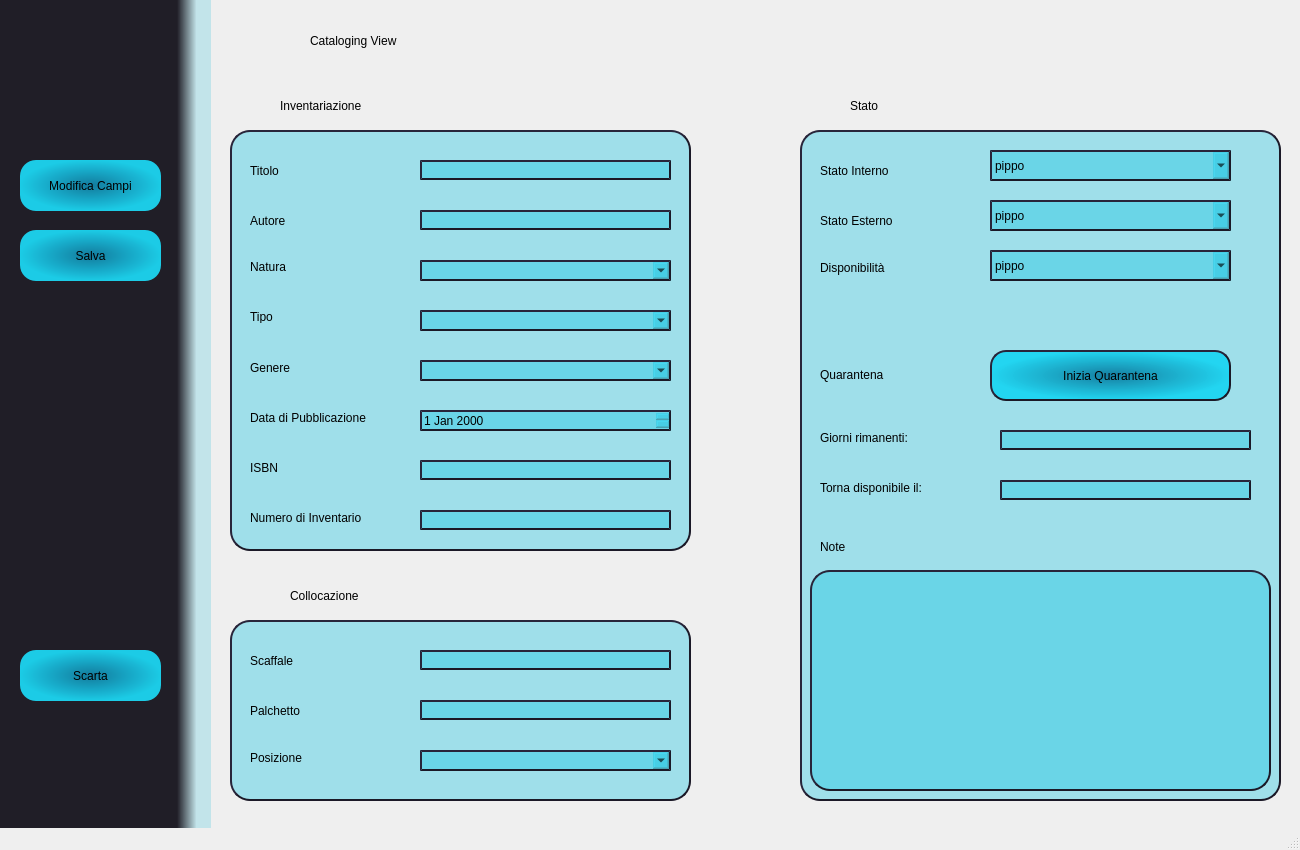
<?xml version="1.0" encoding="UTF-8"?>
<ui version="4.0">
 <class>Home</class>
 <widget class="QMainWindow" name="Home">
  <property name="geometry">
   <rect>
    <x>0</x>
    <y>0</y>
    <width>1300</width>
    <height>850</height>
   </rect>
  </property>
  <property name="minimumSize">
   <size>
    <width>760</width>
    <height>850</height>
   </size>
  </property>
  <property name="maximumSize">
   <size>
    <width>1300</width>
    <height>1500</height>
   </size>
  </property>
  <property name="windowTitle">
   <string>Babelib</string>
  </property>
  <widget class="QWidget" name="centralwidget">
   <widget class="QFrame" name="frame_2">
    <property name="geometry">
     <rect>
      <x>0</x>
      <y>0</y>
      <width>211</width>
      <height>1281</height>
     </rect>
    </property>
    <property name="styleSheet">
     <string notr="true">border:none;
background-color:qlineargradient(spread:pad, x1:0.83936, y1:0, x2:1, y2:0, stop:0 rgba(32, 30, 39, 255), stop:0.571429 rgba(0, 178, 210, 48));
</string>
    </property>
    <property name="frameShape">
     <enum>QFrame::StyledPanel</enum>
    </property>
    <property name="frameShadow">
     <enum>QFrame::Raised</enum>
    </property>
    <widget class="QLabel" name="logoImage">
     <property name="geometry">
      <rect>
       <x>50</x>
       <y>20</y>
       <width>91</width>
       <height>81</height>
      </rect>
     </property>
     <property name="styleSheet">
      <string notr="true">background-color:transparent;</string>
     </property>
     <property name="text">
      <string/>
     </property>
     <property name="textFormat">
      <enum>Qt::RichText</enum>
     </property>
     <property name="pixmap">
      <pixmap>../img/Babelib.icns</pixmap>
     </property>
     <property name="scaledContents">
      <bool>true</bool>
     </property>
    </widget>
    <widget class="QPushButton" name="returnButton">
     <property name="geometry">
      <rect>
       <x>40</x>
       <y>730</y>
       <width>71</width>
       <height>51</height>
      </rect>
     </property>
     <property name="styleSheet">
      <string notr="true">background-color:transparent;</string>
     </property>
     <property name="text">
      <string/>
     </property>
     <property name="icon">
      <iconset>
       <normaloff>../img/go back.png</normaloff>../img/go back.png</iconset>
     </property>
     <property name="iconSize">
      <size>
       <width>40</width>
       <height>40</height>
      </size>
     </property>
    </widget>
    <widget class="QPushButton" name="editButton">
     <property name="geometry">
      <rect>
       <x>20</x>
       <y>160</y>
       <width>141</width>
       <height>51</height>
      </rect>
     </property>
     <property name="styleSheet">
      <string notr="true">border-radius:16px;
background-color:qradialgradient(spread:pad, cx:0.499926, cy:0.5, radius:0.5, fx:0.5, fy:0.5, stop:0 rgba(18, 125, 160, 249), stop:1 rgba(27, 213, 241, 241));</string>
     </property>
     <property name="text">
      <string>Modifica Campi</string>
     </property>
     <property name="icon">
      <iconset>
       <normaloff>../img/edit.png</normaloff>../img/edit.png</iconset>
     </property>
     <property name="iconSize">
      <size>
       <width>30</width>
       <height>30</height>
      </size>
     </property>
    </widget>
    <widget class="QPushButton" name="saveButton">
     <property name="geometry">
      <rect>
       <x>20</x>
       <y>230</y>
       <width>141</width>
       <height>51</height>
      </rect>
     </property>
     <property name="styleSheet">
      <string notr="true">border-radius:16px;
background-color:qradialgradient(spread:pad, cx:0.499926, cy:0.5, radius:0.5, fx:0.5, fy:0.5, stop:0 rgba(18, 125, 160, 249), stop:1 rgba(27, 213, 241, 241));</string>
     </property>
     <property name="text">
      <string>Salva</string>
     </property>
     <property name="icon">
      <iconset>
       <normaloff>../img/save.png</normaloff>../img/save.png</iconset>
     </property>
     <property name="iconSize">
      <size>
       <width>30</width>
       <height>30</height>
      </size>
     </property>
    </widget>
    <widget class="QPushButton" name="saveButton_2">
     <property name="geometry">
      <rect>
       <x>20</x>
       <y>650</y>
       <width>141</width>
       <height>51</height>
      </rect>
     </property>
     <property name="styleSheet">
      <string notr="true">border-radius:16px;
background-color:qradialgradient(spread:pad, cx:0.499926, cy:0.5, radius:0.5, fx:0.5, fy:0.5, stop:0 rgba(18, 125, 160, 249), stop:1 rgba(27, 213, 241, 241));</string>
     </property>
     <property name="text">
      <string>Scarta</string>
     </property>
     <property name="icon">
      <iconset>
       <normaloff>../img/delete.png</normaloff>../img/delete.png</iconset>
     </property>
     <property name="iconSize">
      <size>
       <width>30</width>
       <height>30</height>
      </size>
     </property>
    </widget>
   </widget>
   <widget class="QLabel" name="background">
    <property name="geometry">
     <rect>
      <x>140</x>
      <y>-10</y>
      <width>1381</width>
      <height>841</height>
     </rect>
    </property>
    <property name="text">
     <string/>
    </property>
    <property name="textFormat">
     <enum>Qt::RichText</enum>
    </property>
    <property name="pixmap">
     <pixmap>../img/background_blur.jpg</pixmap>
    </property>
    <property name="scaledContents">
     <bool>true</bool>
    </property>
   </widget>
   <widget class="QLabel" name="catalogingViewLabel">
    <property name="geometry">
     <rect>
      <x>310</x>
      <y>30</y>
      <width>141</width>
      <height>21</height>
     </rect>
    </property>
    <property name="styleSheet">
     <string notr="true">font: bold 13pt &quot;&quot;;
</string>
    </property>
    <property name="text">
     <string>Cataloging View</string>
    </property>
   </widget>
   <widget class="QLabel" name="catalogingViewImage">
    <property name="geometry">
     <rect>
      <x>240</x>
      <y>20</y>
      <width>51</width>
      <height>51</height>
     </rect>
    </property>
    <property name="text">
     <string/>
    </property>
    <property name="pixmap">
     <pixmap>../img/Icona Catalogazione.png</pixmap>
    </property>
    <property name="scaledContents">
     <bool>true</bool>
    </property>
   </widget>
   <widget class="QLabel" name="inventaryLabel">
    <property name="geometry">
     <rect>
      <x>280</x>
      <y>90</y>
      <width>131</width>
      <height>31</height>
     </rect>
    </property>
    <property name="styleSheet">
     <string notr="true">font: 75 bold 12pt &quot;Arial&quot;;</string>
    </property>
    <property name="text">
     <string>Inventariazione</string>
    </property>
   </widget>
   <widget class="QLabel" name="inventaryImage">
    <property name="geometry">
     <rect>
      <x>240</x>
      <y>90</y>
      <width>31</width>
      <height>31</height>
     </rect>
    </property>
    <property name="text">
     <string/>
    </property>
    <property name="pixmap">
     <pixmap>../img/book.png</pixmap>
    </property>
    <property name="scaledContents">
     <bool>true</bool>
    </property>
   </widget>
   <widget class="QFrame" name="frame_11">
    <property name="geometry">
     <rect>
      <x>230</x>
      <y>130</y>
      <width>461</width>
      <height>421</height>
     </rect>
    </property>
    <property name="minimumSize">
     <size>
      <width>0</width>
      <height>1</height>
     </size>
    </property>
    <property name="styleSheet">
     <string notr="true">border-radius: 20px;
border-style: outset;
border-width: 2px;
border-color:rgb(27,25,39);
background-color:rgba(0, 192, 225, 85)</string>
    </property>
    <property name="frameShape">
     <enum>QFrame::StyledPanel</enum>
    </property>
    <property name="frameShadow">
     <enum>QFrame::Raised</enum>
    </property>
    <widget class="QLabel" name="titleLabel">
     <property name="geometry">
      <rect>
       <x>20</x>
       <y>30</y>
       <width>41</width>
       <height>21</height>
      </rect>
     </property>
     <property name="styleSheet">
      <string notr="true">font: 75 bold 11pt &quot;Arial&quot;;
border:none;
background-color:none;</string>
     </property>
     <property name="text">
      <string>Titolo</string>
     </property>
    </widget>
    <widget class="QLabel" name="authorLabel">
     <property name="geometry">
      <rect>
       <x>20</x>
       <y>80</y>
       <width>47</width>
       <height>21</height>
      </rect>
     </property>
     <property name="styleSheet">
      <string notr="true">font: 75 bold 11pt &quot;Arial&quot;;
border:none;
background-color:none;</string>
     </property>
     <property name="text">
      <string>Autore</string>
     </property>
    </widget>
    <widget class="QLabel" name="natureLabel">
     <property name="geometry">
      <rect>
       <x>20</x>
       <y>130</y>
       <width>47</width>
       <height>13</height>
      </rect>
     </property>
     <property name="styleSheet">
      <string notr="true">font: 75 bold 11pt &quot;Arial&quot;;
border:none;
background-color:none;</string>
     </property>
     <property name="text">
      <string>Natura</string>
     </property>
    </widget>
    <widget class="QLabel" name="typeLabel">
     <property name="geometry">
      <rect>
       <x>20</x>
       <y>180</y>
       <width>47</width>
       <height>13</height>
      </rect>
     </property>
     <property name="styleSheet">
      <string notr="true">font: 75 bold 11pt &quot;Arial&quot;;
border:none;
background-color:none;</string>
     </property>
     <property name="text">
      <string>Tipo</string>
     </property>
    </widget>
    <widget class="QLabel" name="genreLabel">
     <property name="geometry">
      <rect>
       <x>20</x>
       <y>230</y>
       <width>61</width>
       <height>16</height>
      </rect>
     </property>
     <property name="styleSheet">
      <string notr="true">font: 75 bold 11pt &quot;Arial&quot;;
border:none;
background-color:none;</string>
     </property>
     <property name="text">
      <string>Genere</string>
     </property>
    </widget>
    <widget class="QLabel" name="dateLabel">
     <property name="geometry">
      <rect>
       <x>20</x>
       <y>280</y>
       <width>161</width>
       <height>16</height>
      </rect>
     </property>
     <property name="styleSheet">
      <string notr="true">font: 75 bold 11pt &quot;Arial&quot;;
border:none;
background-color:none;</string>
     </property>
     <property name="text">
      <string>Data di Pubblicazione</string>
     </property>
    </widget>
    <widget class="QLabel" name="ISBNLabel">
     <property name="geometry">
      <rect>
       <x>20</x>
       <y>330</y>
       <width>131</width>
       <height>16</height>
      </rect>
     </property>
     <property name="styleSheet">
      <string notr="true">font: 75 bold 11pt &quot;Arial&quot;;
border:none;
background-color:none;</string>
     </property>
     <property name="text">
      <string>ISBN</string>
     </property>
    </widget>
    <widget class="QLabel" name="ninventaryLabe">
     <property name="geometry">
      <rect>
       <x>20</x>
       <y>380</y>
       <width>151</width>
       <height>16</height>
      </rect>
     </property>
     <property name="styleSheet">
      <string notr="true">font: 75 bold 11pt &quot;Arial&quot;;
border:none;
background-color:none;</string>
     </property>
     <property name="text">
      <string>Numero di Inventario</string>
     </property>
    </widget>
    <widget class="QLineEdit" name="title">
     <property name="geometry">
      <rect>
       <x>190</x>
       <y>30</y>
       <width>251</width>
       <height>20</height>
      </rect>
     </property>
    </widget>
    <widget class="QLineEdit" name="author">
     <property name="geometry">
      <rect>
       <x>190</x>
       <y>80</y>
       <width>251</width>
       <height>20</height>
      </rect>
     </property>
    </widget>
    <widget class="QComboBox" name="nature">
     <property name="geometry">
      <rect>
       <x>190</x>
       <y>130</y>
       <width>251</width>
       <height>21</height>
      </rect>
     </property>
    </widget>
    <widget class="QComboBox" name="type">
     <property name="geometry">
      <rect>
       <x>190</x>
       <y>180</y>
       <width>251</width>
       <height>21</height>
      </rect>
     </property>
    </widget>
    <widget class="QComboBox" name="gnre">
     <property name="geometry">
      <rect>
       <x>190</x>
       <y>230</y>
       <width>251</width>
       <height>21</height>
      </rect>
     </property>
    </widget>
    <widget class="QDateEdit" name="publicationDate">
     <property name="geometry">
      <rect>
       <x>190</x>
       <y>280</y>
       <width>251</width>
       <height>21</height>
      </rect>
     </property>
    </widget>
    <widget class="QLineEdit" name="ISBN">
     <property name="geometry">
      <rect>
       <x>190</x>
       <y>330</y>
       <width>251</width>
       <height>20</height>
      </rect>
     </property>
    </widget>
    <widget class="QLineEdit" name="InventoryNum">
     <property name="geometry">
      <rect>
       <x>190</x>
       <y>380</y>
       <width>251</width>
       <height>20</height>
      </rect>
     </property>
    </widget>
   </widget>
   <widget class="QFrame" name="frame_12">
    <property name="geometry">
     <rect>
      <x>230</x>
      <y>620</y>
      <width>461</width>
      <height>181</height>
     </rect>
    </property>
    <property name="minimumSize">
     <size>
      <width>0</width>
      <height>1</height>
     </size>
    </property>
    <property name="styleSheet">
     <string notr="true">border-radius: 20px;
border-style: outset;
border-width: 2px;
border-color:rgb(27,25,39);
background-color:rgba(0, 192, 225, 85)</string>
    </property>
    <property name="frameShape">
     <enum>QFrame::StyledPanel</enum>
    </property>
    <property name="frameShadow">
     <enum>QFrame::Raised</enum>
    </property>
    <widget class="QFrame" name="frame_13">
     <property name="geometry">
      <rect>
       <x>190</x>
       <y>320</y>
       <width>321</width>
       <height>31</height>
      </rect>
     </property>
     <property name="minimumSize">
      <size>
       <width>0</width>
       <height>1</height>
      </size>
     </property>
     <property name="styleSheet">
      <string notr="true">border-radius: 20px;
border-style: outset;
border-width: 2px;
border-color:rgb(27,25,39);
background-color:rgba(0, 192, 225, 85)</string>
     </property>
     <property name="frameShape">
      <enum>QFrame::StyledPanel</enum>
     </property>
     <property name="frameShadow">
      <enum>QFrame::Raised</enum>
     </property>
    </widget>
    <widget class="QFrame" name="frame_14">
     <property name="geometry">
      <rect>
       <x>190</x>
       <y>370</y>
       <width>321</width>
       <height>31</height>
      </rect>
     </property>
     <property name="minimumSize">
      <size>
       <width>0</width>
       <height>1</height>
      </size>
     </property>
     <property name="styleSheet">
      <string notr="true">border-radius: 20px;
border-style: outset;
border-width: 2px;
border-color:rgb(27,25,39);
background-color:rgba(0, 192, 225, 85)</string>
     </property>
     <property name="frameShape">
      <enum>QFrame::StyledPanel</enum>
     </property>
     <property name="frameShadow">
      <enum>QFrame::Raised</enum>
     </property>
    </widget>
    <widget class="QLabel" name="scaffaleLabel">
     <property name="geometry">
      <rect>
       <x>20</x>
       <y>30</y>
       <width>101</width>
       <height>21</height>
      </rect>
     </property>
     <property name="styleSheet">
      <string notr="true">font: 75 bold 11pt &quot;Arial&quot;;
border:none;
background-color:none;</string>
     </property>
     <property name="text">
      <string>Scaffale</string>
     </property>
    </widget>
    <widget class="QLabel" name="palchettoLabel">
     <property name="geometry">
      <rect>
       <x>20</x>
       <y>80</y>
       <width>71</width>
       <height>21</height>
      </rect>
     </property>
     <property name="styleSheet">
      <string notr="true">font: 75 bold 11pt &quot;Arial&quot;;
border:none;
background-color:none;</string>
     </property>
     <property name="text">
      <string>Palchetto</string>
     </property>
    </widget>
    <widget class="QLabel" name="positionLabel">
     <property name="geometry">
      <rect>
       <x>20</x>
       <y>130</y>
       <width>81</width>
       <height>16</height>
      </rect>
     </property>
     <property name="styleSheet">
      <string notr="true">font: 75 bold 11pt &quot;Arial&quot;;
border:none;
background-color:none;</string>
     </property>
     <property name="text">
      <string>Posizione</string>
     </property>
    </widget>
    <widget class="QComboBox" name="filterBox_2">
     <property name="geometry">
      <rect>
       <x>190</x>
       <y>220</y>
       <width>321</width>
       <height>31</height>
      </rect>
     </property>
     <property name="styleSheet">
      <string notr="true">font: italic 10pt &quot;Arial&quot;;</string>
     </property>
     <item>
      <property name="text">
       <string>Fantasy</string>
      </property>
     </item>
     <item>
      <property name="text">
       <string>Storico</string>
      </property>
     </item>
     <item>
      <property name="text">
       <string>Narrativa</string>
      </property>
     </item>
     <item>
      <property name="text">
       <string>pippo</string>
      </property>
     </item>
    </widget>
    <widget class="QDateEdit" name="dateEdit_2">
     <property name="geometry">
      <rect>
       <x>190</x>
       <y>270</y>
       <width>321</width>
       <height>31</height>
      </rect>
     </property>
    </widget>
    <widget class="QLineEdit" name="rack">
     <property name="geometry">
      <rect>
       <x>190</x>
       <y>80</y>
       <width>251</width>
       <height>20</height>
      </rect>
     </property>
    </widget>
    <widget class="QLineEdit" name="shelf">
     <property name="geometry">
      <rect>
       <x>190</x>
       <y>30</y>
       <width>251</width>
       <height>20</height>
      </rect>
     </property>
    </widget>
    <widget class="QComboBox" name="position">
     <property name="geometry">
      <rect>
       <x>190</x>
       <y>130</y>
       <width>251</width>
       <height>21</height>
      </rect>
     </property>
    </widget>
   </widget>
   <widget class="QLabel" name="collocationImage">
    <property name="geometry">
     <rect>
      <x>290</x>
      <y>580</y>
      <width>131</width>
      <height>31</height>
     </rect>
    </property>
    <property name="styleSheet">
     <string notr="true">font: 75 bold 12pt &quot;Arial&quot;;</string>
    </property>
    <property name="text">
     <string>Collocazione</string>
    </property>
   </widget>
   <widget class="QLabel" name="collocationImage_2">
    <property name="geometry">
     <rect>
      <x>250</x>
      <y>580</y>
      <width>31</width>
      <height>31</height>
     </rect>
    </property>
    <property name="text">
     <string/>
    </property>
    <property name="pixmap">
     <pixmap>../img/inventory.png</pixmap>
    </property>
    <property name="scaledContents">
     <bool>true</bool>
    </property>
   </widget>
   <widget class="QFrame" name="frame_15">
    <property name="geometry">
     <rect>
      <x>800</x>
      <y>130</y>
      <width>481</width>
      <height>671</height>
     </rect>
    </property>
    <property name="minimumSize">
     <size>
      <width>0</width>
      <height>1</height>
     </size>
    </property>
    <property name="styleSheet">
     <string notr="true">border-radius: 20px;
border-style: outset;
border-width: 2px;
border-color:rgb(27,25,39);
background-color:rgba(0, 192, 225, 85)</string>
    </property>
    <property name="frameShape">
     <enum>QFrame::StyledPanel</enum>
    </property>
    <property name="frameShadow">
     <enum>QFrame::Raised</enum>
    </property>
    <widget class="QLabel" name="titleLabel_2">
     <property name="geometry">
      <rect>
       <x>20</x>
       <y>30</y>
       <width>101</width>
       <height>21</height>
      </rect>
     </property>
     <property name="styleSheet">
      <string notr="true">font: 75 bold 11pt &quot;Arial&quot;;
border:none;
background-color:none;</string>
     </property>
     <property name="text">
      <string>Stato Interno</string>
     </property>
    </widget>
    <widget class="QLabel" name="authorLabel_2">
     <property name="geometry">
      <rect>
       <x>20</x>
       <y>80</y>
       <width>101</width>
       <height>21</height>
      </rect>
     </property>
     <property name="styleSheet">
      <string notr="true">font: 75 bold 11pt &quot;Arial&quot;;
border:none;
background-color:none;</string>
     </property>
     <property name="text">
      <string>Stato Esterno</string>
     </property>
    </widget>
    <widget class="QLabel" name="natureLabel_2">
     <property name="geometry">
      <rect>
       <x>20</x>
       <y>130</y>
       <width>101</width>
       <height>16</height>
      </rect>
     </property>
     <property name="styleSheet">
      <string notr="true">font: 75 bold 11pt &quot;Arial&quot;;
border:none;
background-color:none;</string>
     </property>
     <property name="text">
      <string>Disponibilità</string>
     </property>
    </widget>
    <widget class="QLabel" name="typeLabel_2">
     <property name="geometry">
      <rect>
       <x>20</x>
       <y>410</y>
       <width>47</width>
       <height>13</height>
      </rect>
     </property>
     <property name="styleSheet">
      <string notr="true">font: 75 bold 11pt &quot;Arial&quot;;
border:none;
background-color:none;</string>
     </property>
     <property name="text">
      <string>Note</string>
     </property>
    </widget>
    <widget class="QComboBox" name="genreBox_5">
     <property name="geometry">
      <rect>
       <x>190</x>
       <y>120</y>
       <width>241</width>
       <height>31</height>
      </rect>
     </property>
     <property name="styleSheet">
      <string notr="true">font: italic 10pt &quot;Arial&quot;;</string>
     </property>
     <item>
      <property name="text">
       <string>pippo</string>
      </property>
     </item>
    </widget>
    <widget class="QTextEdit" name="textEdit">
     <property name="geometry">
      <rect>
       <x>10</x>
       <y>440</y>
       <width>461</width>
       <height>221</height>
      </rect>
     </property>
    </widget>
    <widget class="QComboBox" name="genreBox_6">
     <property name="geometry">
      <rect>
       <x>190</x>
       <y>70</y>
       <width>241</width>
       <height>31</height>
      </rect>
     </property>
     <property name="styleSheet">
      <string notr="true">font: italic 10pt &quot;Arial&quot;;</string>
     </property>
     <item>
      <property name="text">
       <string>pippo</string>
      </property>
     </item>
    </widget>
    <widget class="QComboBox" name="genreBox_7">
     <property name="geometry">
      <rect>
       <x>190</x>
       <y>20</y>
       <width>241</width>
       <height>31</height>
      </rect>
     </property>
     <property name="styleSheet">
      <string notr="true">font: italic 10pt &quot;Arial&quot;;</string>
     </property>
     <item>
      <property name="text">
       <string>pippo</string>
      </property>
     </item>
    </widget>
    <widget class="QPushButton" name="editButton_2">
     <property name="geometry">
      <rect>
       <x>190</x>
       <y>220</y>
       <width>241</width>
       <height>51</height>
      </rect>
     </property>
     <property name="styleSheet">
      <string notr="true">border-radius:16px;
background-color:qradialgradient(spread:pad, cx:0.499926, cy:0.5, radius:0.5, fx:0.5, fy:0.5, stop:0 rgba(18, 125, 160, 249), stop:1 rgba(27, 213, 241, 241));</string>
     </property>
     <property name="text">
      <string>Inizia Quarantena</string>
     </property>
     <property name="icon">
      <iconset>
       <normaloff>../img/edit.png</normaloff>../img/edit.png</iconset>
     </property>
     <property name="iconSize">
      <size>
       <width>30</width>
       <height>30</height>
      </size>
     </property>
    </widget>
    <widget class="QLabel" name="typeLabel_5">
     <property name="geometry">
      <rect>
       <x>20</x>
       <y>300</y>
       <width>131</width>
       <height>16</height>
      </rect>
     </property>
     <property name="styleSheet">
      <string notr="true">font: 75 bold 11pt &quot;Arial&quot;;
border:none;
background-color:none;</string>
     </property>
     <property name="text">
      <string>Giorni rimanenti:</string>
     </property>
    </widget>
    <widget class="QLabel" name="typeLabel_6">
     <property name="geometry">
      <rect>
       <x>20</x>
       <y>350</y>
       <width>201</width>
       <height>16</height>
      </rect>
     </property>
     <property name="styleSheet">
      <string notr="true">font: 75 bold 11pt &quot;Arial&quot;;
border:none;
background-color:none;</string>
     </property>
     <property name="text">
      <string>Torna disponibile il: </string>
     </property>
    </widget>
    <widget class="QLabel" name="natureLabel_4">
     <property name="geometry">
      <rect>
       <x>20</x>
       <y>234</y>
       <width>111</width>
       <height>21</height>
      </rect>
     </property>
     <property name="styleSheet">
      <string notr="true">font: 75 bold 11pt &quot;Arial&quot;;
border:none;
background-color:none;</string>
     </property>
     <property name="text">
      <string>Quarantena</string>
     </property>
    </widget>
    <widget class="QLineEdit" name="author_2">
     <property name="geometry">
      <rect>
       <x>200</x>
       <y>350</y>
       <width>251</width>
       <height>20</height>
      </rect>
     </property>
    </widget>
    <widget class="QLineEdit" name="title_2">
     <property name="geometry">
      <rect>
       <x>200</x>
       <y>300</y>
       <width>251</width>
       <height>20</height>
      </rect>
     </property>
    </widget>
   </widget>
   <widget class="QLabel" name="inventaryLabel_2">
    <property name="geometry">
     <rect>
      <x>850</x>
      <y>90</y>
      <width>131</width>
      <height>31</height>
     </rect>
    </property>
    <property name="styleSheet">
     <string notr="true">font: 75 bold 12pt &quot;Arial&quot;;</string>
    </property>
    <property name="text">
     <string>Stato</string>
    </property>
   </widget>
   <widget class="QLabel" name="inventaryImage_2">
    <property name="geometry">
     <rect>
      <x>810</x>
      <y>90</y>
      <width>31</width>
      <height>31</height>
     </rect>
    </property>
    <property name="text">
     <string/>
    </property>
    <property name="pixmap">
     <pixmap>../img/maintenance.png</pixmap>
    </property>
    <property name="scaledContents">
     <bool>true</bool>
    </property>
   </widget>
   <zorder>background</zorder>
   <zorder>frame_2</zorder>
   <zorder>catalogingViewLabel</zorder>
   <zorder>catalogingViewImage</zorder>
   <zorder>inventaryLabel</zorder>
   <zorder>inventaryImage</zorder>
   <zorder>frame_11</zorder>
   <zorder>frame_12</zorder>
   <zorder>collocationImage</zorder>
   <zorder>collocationImage_2</zorder>
   <zorder>frame_15</zorder>
   <zorder>inventaryLabel_2</zorder>
   <zorder>inventaryImage_2</zorder>
  </widget>
  <widget class="QStatusBar" name="statusbar"/>
  <action name="actionModifica">
   <property name="text">
    <string>Modifica</string>
   </property>
  </action>
 </widget>
 <resources/>
 <connections/>
</ui>
